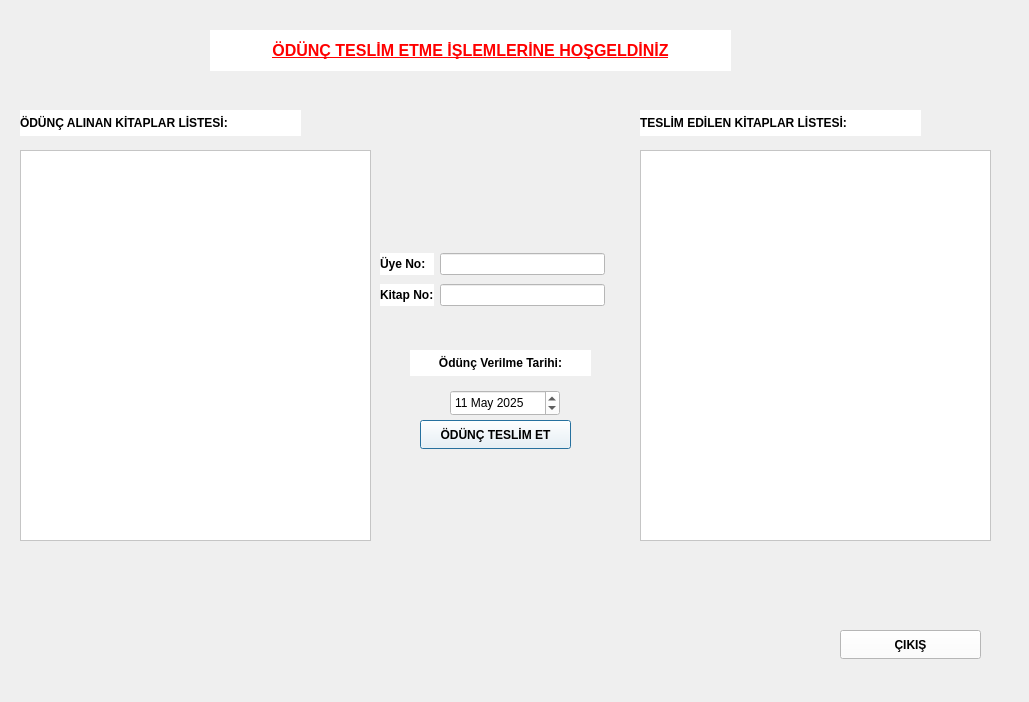
<?xml version="1.0" encoding="UTF-8"?>
<ui version="4.0">
 <class>odunc_teslim_islemleri</class>
 <widget class="QDialog" name="odunc_teslim_islemleri">
  <property name="geometry">
   <rect>
    <x>0</x>
    <y>0</y>
    <width>1029</width>
    <height>702</height>
   </rect>
  </property>
  <property name="windowTitle">
   <string>Dialog</string>
  </property>
  <property name="styleSheet">
   <string notr="true">QDialog {
	border-image: url(:/otomasyon resimler/arkaplan.jpg);
}</string>
  </property>
  <widget class="QTableView" name="tum_odunc">
   <property name="geometry">
    <rect>
     <x>20</x>
     <y>150</y>
     <width>351</width>
     <height>391</height>
    </rect>
   </property>
   <property name="styleSheet">
    <string notr="true">background-color: rgb(255, 255, 255);</string>
   </property>
  </widget>
  <widget class="QTableView" name="tum_teslim">
   <property name="geometry">
    <rect>
     <x>640</x>
     <y>150</y>
     <width>351</width>
     <height>391</height>
    </rect>
   </property>
   <property name="styleSheet">
    <string notr="true">background-color: rgb(255, 255, 255);</string>
   </property>
  </widget>
  <widget class="QPushButton" name="btn_teslim">
   <property name="geometry">
    <rect>
     <x>420</x>
     <y>420</y>
     <width>151</width>
     <height>29</height>
    </rect>
   </property>
   <property name="font">
    <font>
     <bold>true</bold>
    </font>
   </property>
   <property name="styleSheet">
    <string notr="true">background-color: rgb(255, 255, 255);</string>
   </property>
   <property name="text">
    <string>ÖDÜNÇ TESLİM ET</string>
   </property>
  </widget>
  <widget class="QLabel" name="label_3">
   <property name="geometry">
    <rect>
     <x>410</x>
     <y>350</y>
     <width>181</width>
     <height>26</height>
    </rect>
   </property>
   <property name="font">
    <font>
     <bold>true</bold>
    </font>
   </property>
   <property name="styleSheet">
    <string notr="true">background-color: rgb(255, 255, 255);</string>
   </property>
   <property name="text">
    <string>Ödünç Verilme Tarihi:</string>
   </property>
   <property name="alignment">
    <set>Qt::AlignmentFlag::AlignCenter</set>
   </property>
  </widget>
  <widget class="QDateEdit" name="teslim_tarih">
   <property name="geometry">
    <rect>
     <x>450</x>
     <y>390</y>
     <width>110</width>
     <height>26</height>
    </rect>
   </property>
   <property name="styleSheet">
    <string notr="true">background-color: rgb(255, 255, 255);</string>
   </property>
   <property name="date">
    <date>
     <year>2025</year>
     <month>5</month>
     <day>11</day>
    </date>
   </property>
  </widget>
  <widget class="QLabel" name="label_4">
   <property name="geometry">
    <rect>
     <x>20</x>
     <y>110</y>
     <width>281</width>
     <height>26</height>
    </rect>
   </property>
   <property name="font">
    <font>
     <bold>true</bold>
    </font>
   </property>
   <property name="styleSheet">
    <string notr="true">background-color: rgb(255, 255, 255);</string>
   </property>
   <property name="text">
    <string>ÖDÜNÇ ALINAN KİTAPLAR LİSTESİ:</string>
   </property>
  </widget>
  <widget class="QLabel" name="label_5">
   <property name="geometry">
    <rect>
     <x>640</x>
     <y>110</y>
     <width>281</width>
     <height>26</height>
    </rect>
   </property>
   <property name="font">
    <font>
     <bold>true</bold>
    </font>
   </property>
   <property name="styleSheet">
    <string notr="true">background-color: rgb(255, 255, 255);</string>
   </property>
   <property name="text">
    <string>TESLİM EDİLEN KİTAPLAR LİSTESİ:</string>
   </property>
  </widget>
  <widget class="QLabel" name="label_6">
   <property name="geometry">
    <rect>
     <x>210</x>
     <y>30</y>
     <width>521</width>
     <height>41</height>
    </rect>
   </property>
   <property name="font">
    <font>
     <pointsize>12</pointsize>
     <bold>true</bold>
     <underline>true</underline>
    </font>
   </property>
   <property name="styleSheet">
    <string notr="true">color: rgb(255, 0, 0);
background-color: rgb(255, 255, 255);</string>
   </property>
   <property name="text">
    <string>ÖDÜNÇ TESLİM ETME İŞLEMLERİNE HOŞGELDİNİZ</string>
   </property>
   <property name="alignment">
    <set>Qt::AlignmentFlag::AlignCenter</set>
   </property>
  </widget>
  <widget class="QPushButton" name="btn_kapat">
   <property name="geometry">
    <rect>
     <x>840</x>
     <y>630</y>
     <width>141</width>
     <height>29</height>
    </rect>
   </property>
   <property name="font">
    <font>
     <bold>true</bold>
    </font>
   </property>
   <property name="styleSheet">
    <string notr="true">background-color: rgb(255, 255, 255);</string>
   </property>
   <property name="text">
    <string>ÇIKIŞ</string>
   </property>
  </widget>
  <widget class="QWidget" name="layoutWidget">
   <property name="geometry">
    <rect>
     <x>380</x>
     <y>250</y>
     <width>225</width>
     <height>61</height>
    </rect>
   </property>
   <layout class="QGridLayout" name="gridLayout">
    <item row="0" column="0">
     <widget class="QLabel" name="label">
      <property name="font">
       <font>
        <bold>true</bold>
       </font>
      </property>
      <property name="styleSheet">
       <string notr="true">background-color: rgb(255, 255, 255);</string>
      </property>
      <property name="text">
       <string>Üye No:</string>
      </property>
     </widget>
    </item>
    <item row="0" column="1">
     <widget class="QLineEdit" name="ln_uye_no">
      <property name="enabled">
       <bool>false</bool>
      </property>
      <property name="styleSheet">
       <string notr="true">background-color: rgb(255, 255, 255);</string>
      </property>
     </widget>
    </item>
    <item row="1" column="0">
     <widget class="QLabel" name="label_2">
      <property name="font">
       <font>
        <bold>true</bold>
       </font>
      </property>
      <property name="styleSheet">
       <string notr="true">background-color: rgb(255, 255, 255);</string>
      </property>
      <property name="text">
       <string>Kitap No:</string>
      </property>
     </widget>
    </item>
    <item row="1" column="1">
     <widget class="QLineEdit" name="ln_kitap_no">
      <property name="enabled">
       <bool>false</bool>
      </property>
      <property name="styleSheet">
       <string notr="true">background-color: rgb(255, 255, 255);</string>
      </property>
     </widget>
    </item>
   </layout>
  </widget>
 </widget>
 <resources/>
 <connections>
  <connection>
   <sender>btn_kapat</sender>
   <signal>clicked()</signal>
   <receiver>odunc_teslim_islemleri</receiver>
   <slot>accept()</slot>
   <hints>
    <hint type="sourcelabel">
     <x>939</x>
     <y>640</y>
    </hint>
    <hint type="destinationlabel">
     <x>1006</x>
     <y>664</y>
    </hint>
   </hints>
  </connection>
 </connections>
</ui>
